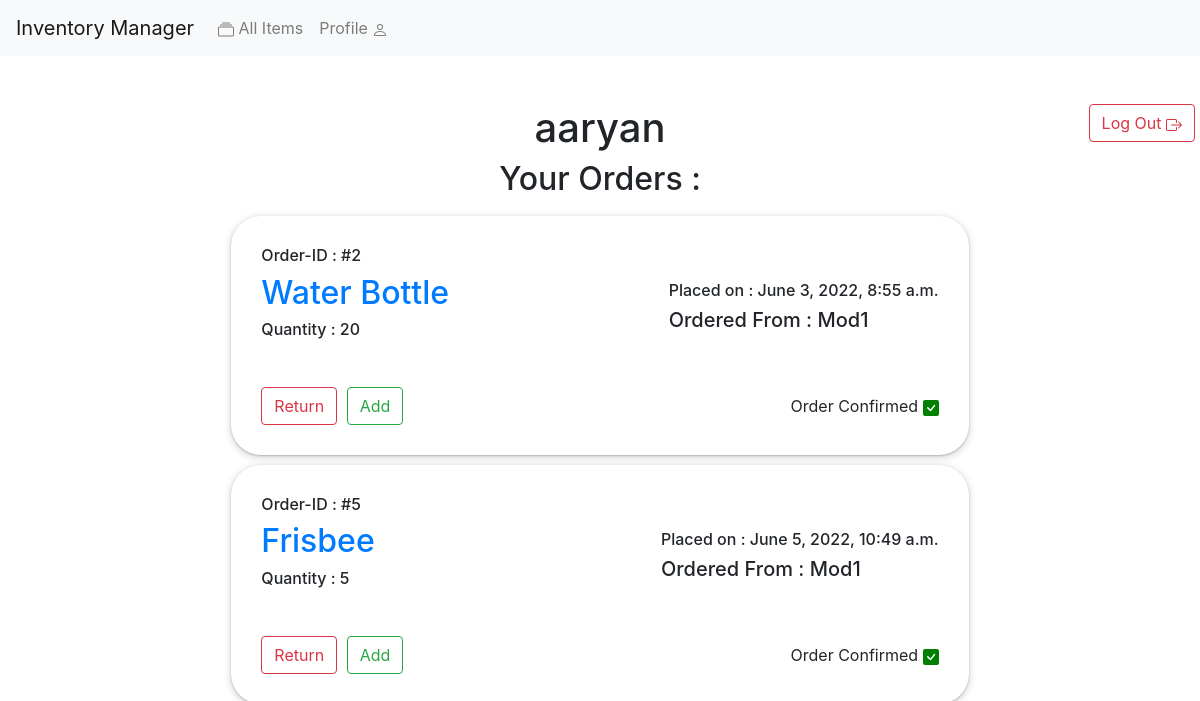
/inventory/aaryan/profile (signed in), run on an earlier commit of the app's database.
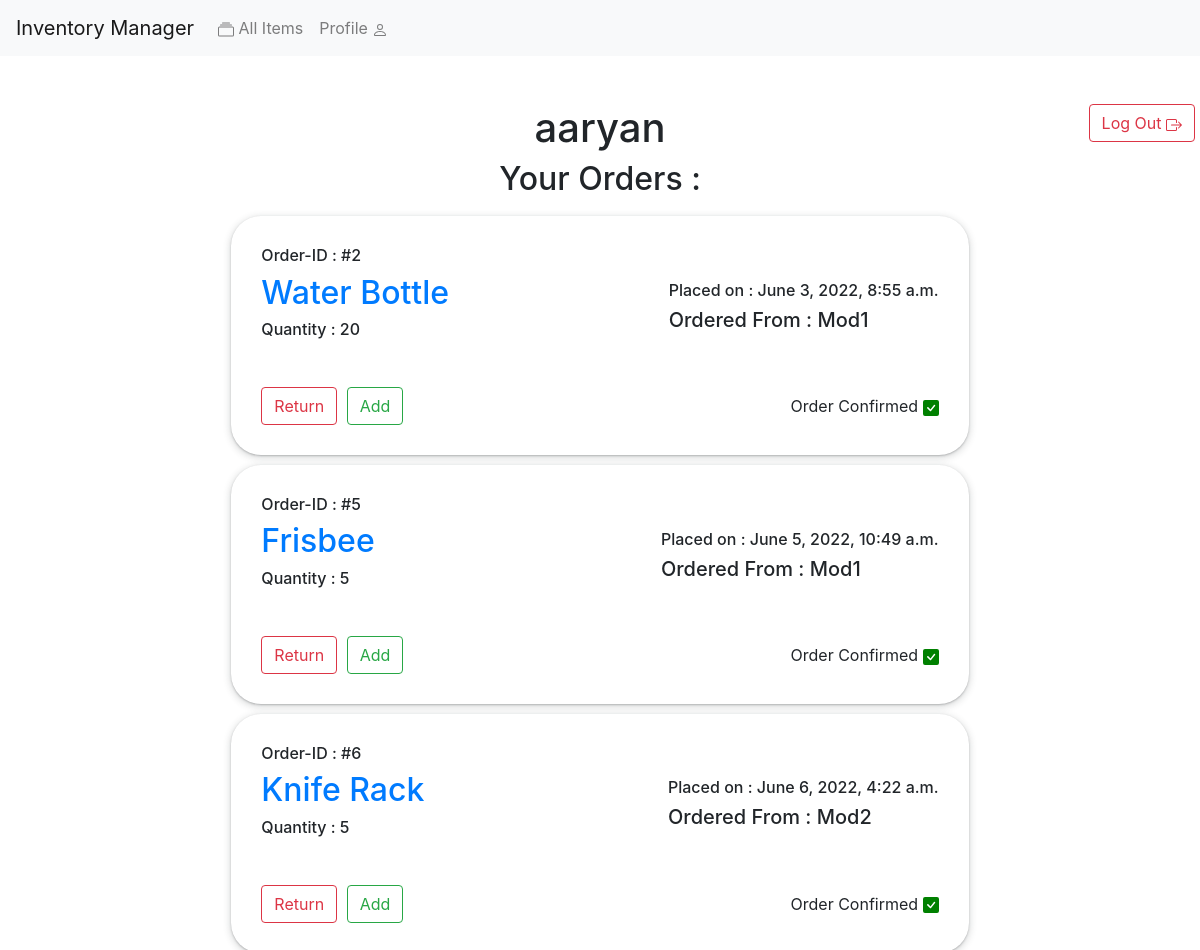
And on a later commit of the database.
### inventory/models.py (models this page shows, shortened)
class Orders(models.Model):
    item = models.ForeignKey(
        Inventory, on_delete=models.PROTECT, null=True)
    item_quantity = models.IntegerField()
    order_time = models.DateTimeField(auto_now_add=True)
    order_placed_by = models.ForeignKey(
        Customer, on_delete=models.CASCADE, related_name="orders")
    order_returned = models.BooleanField(default=False)

class Inventory(models.Model):
    item_name = models.CharField(max_length=50)
    description = models.TextField(default="This Item has no Description")
    stock = models.PositiveIntegerField()
    date_posted = models.DateTimeField(auto_now_add=True)
    category = models.ForeignKey(
        Category, on_delete=models.CASCADE, related_name="category_items")
    owner = models.ForeignKey(
        Moderator, on_delete=models.CASCADE, related_name="uploaded_items")
    class Meta:
        unique_together = ('category', 'item_name', 'description', 'owner')

class Moderator(models.Model):
    user = models.ForeignKey(User, on_delete=models.CASCADE)
    def __str__(self):
        return self.user.username

### inventory/views.py (the view)
# urls.py: path('<username>/profile', views.user_profile, name='user-profile'),
@login_required(login_url='/accounts/login/')
def user_profile(request, username):
    user_orders = []
    if Customer.objects.filter(user=request.user):
        user_orders = Customer.objects.filter(
            user=request.user).first().orders.filter(order_returned=False)
    context = {
        "username": username,
        "user_orders": user_orders
    }
    if(request.user.is_authenticated and username == request.user.username):
        return render(request, 'inventory/profile.html', context)
    else:
        return HttpResponseForbidden("<h1>That's not your account!<h1>")

### inventory/templates/inventory/profile.html (shortened to what this page needs)
{% extends "inventory/base.html"%}
{%block filter%}
    <a href="/accounts/logout" class = "btn btn-outline-danger" style = "position: absolute; right : 5px">Log Out
    </a>
{%endblock%}
{% block content %}
    <div style = "width: 80%; display: flex; flex-direction: column; align-items: center; margin: auto;">
        <h1>{{username}}</h1>
        <h2>Your Orders : </h2>
        {%for order in user_orders%}
            <div style = "padding : 30px; border-radius: 30px;display: flex; justify-content: center; flex-direction: column; width: 80%; margin-top: 10px; box-shadow: rgba(60, 64, 67, 0.3) 0px 1px 2px 0px, rgba(60, 64, 67, 0.15) 0px 2px 6px 2px;">
                <h6>Order-ID : #{{order.id}}</h5>
                <div style = "display: flex; flex-direction: row; justify-content: space-between; align-items: center;">
                <div>
                    <a href = "{%url 'item-details' order.item.id%}" style = "text-decoration: none;"><h2>{{order.item.item_name}}</h2></a>
                    <h6>Quantity : {{order.item_quantity}}</h6>
                </div>
                <div>
                    <h6>Placed on : {{order.order_time}}</h5>
                    <h5>Ordered From : {{order.item.owner}}</h5>
                </div>
                </div>
                <div style = "display: flex; flex-direction: row; align-items: center; margin-top: 40px; justify-content: space-between;">
                    <div>
                    <a class="btn btn-outline-danger" href = "{% url 'item-return' order.item.id%}">
                        Return
                    </a>
                    <a class = "btn btn-outline-success" style = "margin-left: 5px;" href = "{% url 'item-issue' order.item.id%}">
                        Add
                    </a>
                </div>
                <div>
                    Order Confirmed
                </div>
                </div>
            </div>
        {%endfor%}
    </div>
{% endblock %}

What changed in the data, as far as the page shows it:
added Orders: id "6", item.item_name "Knife Rack", item_quantity "5", order_time "June 6, 2022, 4:22 a.m.", item.owner "Mod2"
